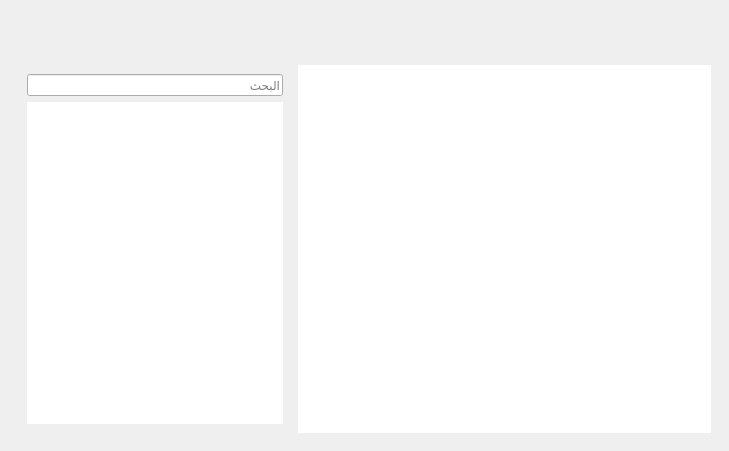
<?xml version="1.0" encoding="UTF-8"?>
<ui version="4.0">
 <class>MainWindow</class>
 <widget class="QMainWindow" name="MainWindow">
  <property name="geometry">
   <rect>
    <x>0</x>
    <y>0</y>
    <width>729</width>
    <height>451</height>
   </rect>
  </property>
  <property name="windowTitle">
   <string>MainWindow</string>
  </property>
  <property name="documentMode">
   <bool>true</bool>
  </property>
  <widget class="QWidget" name="centralwidget">
   <layout class="QGridLayout" name="gridLayout_5">
    <item row="0" column="0" colspan="2">
     <widget class="QWidget" name="app_bar" native="true">
      <property name="sizePolicy">
       <sizepolicy hsizetype="Preferred" vsizetype="Fixed">
        <horstretch>0</horstretch>
        <verstretch>0</verstretch>
       </sizepolicy>
      </property>
      <property name="mouseTracking">
       <bool>true</bool>
      </property>
      <property name="tabletTracking">
       <bool>true</bool>
      </property>
      <layout class="QHBoxLayout" name="horizontalLayout">
       <item>
        <widget class="QLabel" name="app_icon">
         <property name="sizePolicy">
          <sizepolicy hsizetype="Fixed" vsizetype="Preferred">
           <horstretch>0</horstretch>
           <verstretch>0</verstretch>
          </sizepolicy>
         </property>
         <property name="maximumSize">
          <size>
           <width>40</width>
           <height>40</height>
          </size>
         </property>
         <property name="mouseTracking">
          <bool>true</bool>
         </property>
         <property name="tabletTracking">
          <bool>true</bool>
         </property>
         <property name="text">
          <string/>
         </property>
         <property name="alignment">
          <set>Qt::AlignCenter</set>
         </property>
        </widget>
       </item>
       <item>
        <widget class="QLabel" name="app_title">
         <property name="mouseTracking">
          <bool>true</bool>
         </property>
         <property name="tabletTracking">
          <bool>true</bool>
         </property>
         <property name="text">
          <string/>
         </property>
         <property name="alignment">
          <set>Qt::AlignCenter</set>
         </property>
        </widget>
       </item>
       <item>
        <widget class="QToolButton" name="go_btn">
         <property name="mouseTracking">
          <bool>true</bool>
         </property>
         <property name="tabletTracking">
          <bool>true</bool>
         </property>
         <property name="text">
          <string/>
         </property>
         <property name="autoRaise">
          <bool>true</bool>
         </property>
        </widget>
       </item>
       <item>
        <widget class="QToolButton" name="theme_btn">
         <property name="text">
          <string/>
         </property>
         <property name="autoRaise">
          <bool>true</bool>
         </property>
        </widget>
       </item>
       <item>
        <widget class="QToolButton" name="min_btn">
         <property name="text">
          <string/>
         </property>
         <property name="autoRaise">
          <bool>true</bool>
         </property>
        </widget>
       </item>
       <item>
        <widget class="QToolButton" name="max_btn">
         <property name="text">
          <string/>
         </property>
         <property name="autoRaise">
          <bool>true</bool>
         </property>
        </widget>
       </item>
       <item>
        <widget class="QToolButton" name="close_btn">
         <property name="text">
          <string/>
         </property>
         <property name="autoRaise">
          <bool>true</bool>
         </property>
        </widget>
       </item>
      </layout>
     </widget>
    </item>
    <item row="1" column="0" colspan="2">
     <widget class="QStackedWidget" name="stackedWidget">
      <property name="currentIndex">
       <number>0</number>
      </property>
      <widget class="QWidget" name="page">
       <layout class="QGridLayout" name="gridLayout_7">
        <item row="0" column="2">
         <widget class="QListWidget" name="list_symptoms">
          <property name="mouseTracking">
           <bool>true</bool>
          </property>
          <property name="tabletTracking">
           <bool>true</bool>
          </property>
          <property name="frameShape">
           <enum>QFrame::NoFrame</enum>
          </property>
          <property name="frameShadow">
           <enum>QFrame::Plain</enum>
          </property>
          <property name="alternatingRowColors">
           <bool>true</bool>
          </property>
         </widget>
        </item>
        <item row="0" column="1">
         <widget class="QWidget" name="widget" native="true">
          <layout class="QGridLayout" name="gridLayout">
           <item row="1" column="0">
            <widget class="QListWidget" name="list_symptoms_all">
             <property name="sizePolicy">
              <sizepolicy hsizetype="Preferred" vsizetype="Expanding">
               <horstretch>0</horstretch>
               <verstretch>0</verstretch>
              </sizepolicy>
             </property>
             <property name="frameShape">
              <enum>QFrame::NoFrame</enum>
             </property>
             <property name="frameShadow">
              <enum>QFrame::Plain</enum>
             </property>
            </widget>
           </item>
           <item row="0" column="0">
            <widget class="QLineEdit" name="line_search">
             <property name="sizePolicy">
              <sizepolicy hsizetype="Preferred" vsizetype="Fixed">
               <horstretch>0</horstretch>
               <verstretch>0</verstretch>
              </sizepolicy>
             </property>
             <property name="placeholderText">
              <string>البحث</string>
             </property>
            </widget>
           </item>
          </layout>
         </widget>
        </item>
       </layout>
      </widget>
      <widget class="QWidget" name="page_2">
       <layout class="QGridLayout" name="gridLayout_2">
        <item row="0" column="0">
         <widget class="QLabel" name="result_title">
          <property name="text">
           <string/>
          </property>
          <property name="alignment">
           <set>Qt::AlignCenter</set>
          </property>
         </widget>
        </item>
        <item row="1" column="0">
         <widget class="QListWidget" name="list_result">
          <property name="mouseTracking">
           <bool>true</bool>
          </property>
          <property name="tabletTracking">
           <bool>true</bool>
          </property>
          <property name="frameShape">
           <enum>QFrame::NoFrame</enum>
          </property>
          <property name="frameShadow">
           <enum>QFrame::Plain</enum>
          </property>
         </widget>
        </item>
       </layout>
      </widget>
     </widget>
    </item>
   </layout>
  </widget>
 </widget>
 <resources/>
 <connections/>
</ui>
